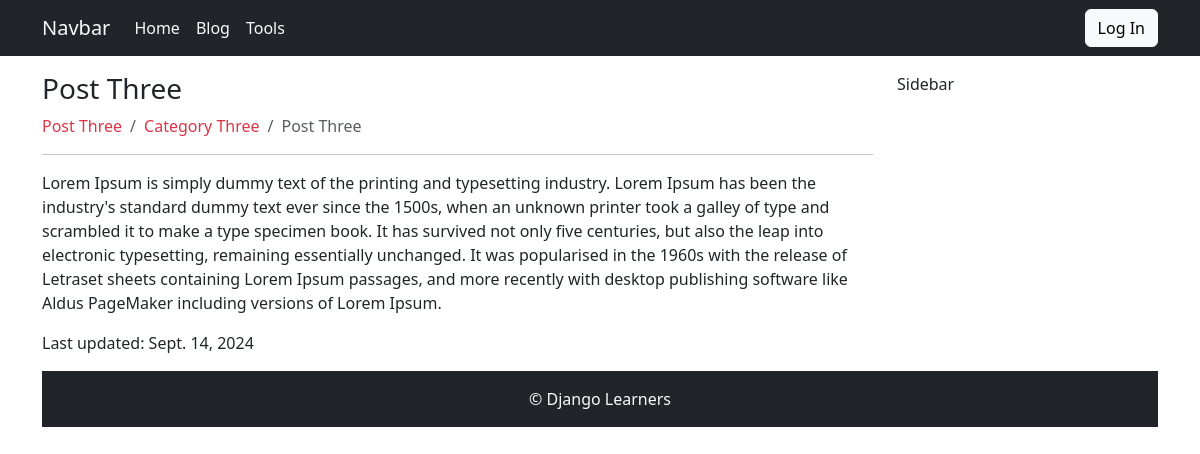
The page /post-three on the database its author committed.
### blog/models.py (models this page shows, shortened)
class BlogPost(models.Model):
    STATUS = [
        ('draft', 'Draft'),
        ('published', 'Published')
    ]
    title = models.CharField(max_length = 200)
    slug = models.SlugField(unique = True, blank=True, null = True)
    featured = models.ImageField(upload_to="blogs/", blank=True, null=True)
    content = models.TextField()
    created = models.DateField(auto_now_add = True)
    updated = models.DateField(auto_now = True)
    category = models.ForeignKey(Category, on_delete = models.CASCADE)
    status = models.CharField(max_length=10, choices = STATUS, default = 'draft')
    class Meta:
        verbose_name_plural = 'All Posts'

class Category(models.Model):
    title = models.CharField(max_length = 200)
    slug = models.SlugField(unique = True, blank = True, null = True)
    class Meta:
        verbose_name_plural = 'Categories'

### blog/views.py (the view)
# urls.py: path('<slug:slug>', views.single_post, name='single_post')
def single_post(request, slug):
    post = get_object_or_404(BlogPost, slug = slug)
    context = {'post':post}
    template_name = 'Blog/single.html'
    return render(request, template_name, context)

### templates/Blog/single.html (shortened to what this page needs)
{% extends "base.html" %}
{% block content %}
    <div class="container my-3">
        <div class="row">
            <div class="col-md-9">
               <h1 class="h3">{{post.title}}</h1>
               <nav aria-label="breadcrumb">
                <ol class="breadcrumb">
                  <li class="breadcrumb-item"><a href="{% url 'home' %}" class="text-decoration-none text-danger">{{post.title}}</a></li>
                  <li class="breadcrumb-item"><a href="#" class="text-decoration-none text-danger">{{post.category.title}} </a></li>
                  <li class="breadcrumb-item active" aria-current="page">{{post.title}}</li>
                </ol>
              </nav>
              <hr/>
              <div class='my-3'>
                <p>{{post.content}}</p>
                <p>Last updated: {{post.updated}}</p>
              </div>
            </div>
            <div class="col-md-3">
                Sidebar
    </div>
{% endblock content %}

### rows shown on the page
BlogPost: title "Post Three", category "Category Three", content "Lorem Ipsum is simply dummy text of the printing and typesetting industry. Lorem Ipsum has been the industry's standard dummy text ever since the 1500s, when an unknown printer took a galley of type and scrambled it to make a type specimen book. It has survived not only five centuries, but also the leap into electronic typesetting, remaining essentially unchanged. It was popularised in the 1960s with the release of Letraset sheets containing Lorem Ipsum passages, and more recently with desktop publishing software like Aldus PageMaker including versions of Lorem Ipsum.", updated "Sept. 14, 2024"
